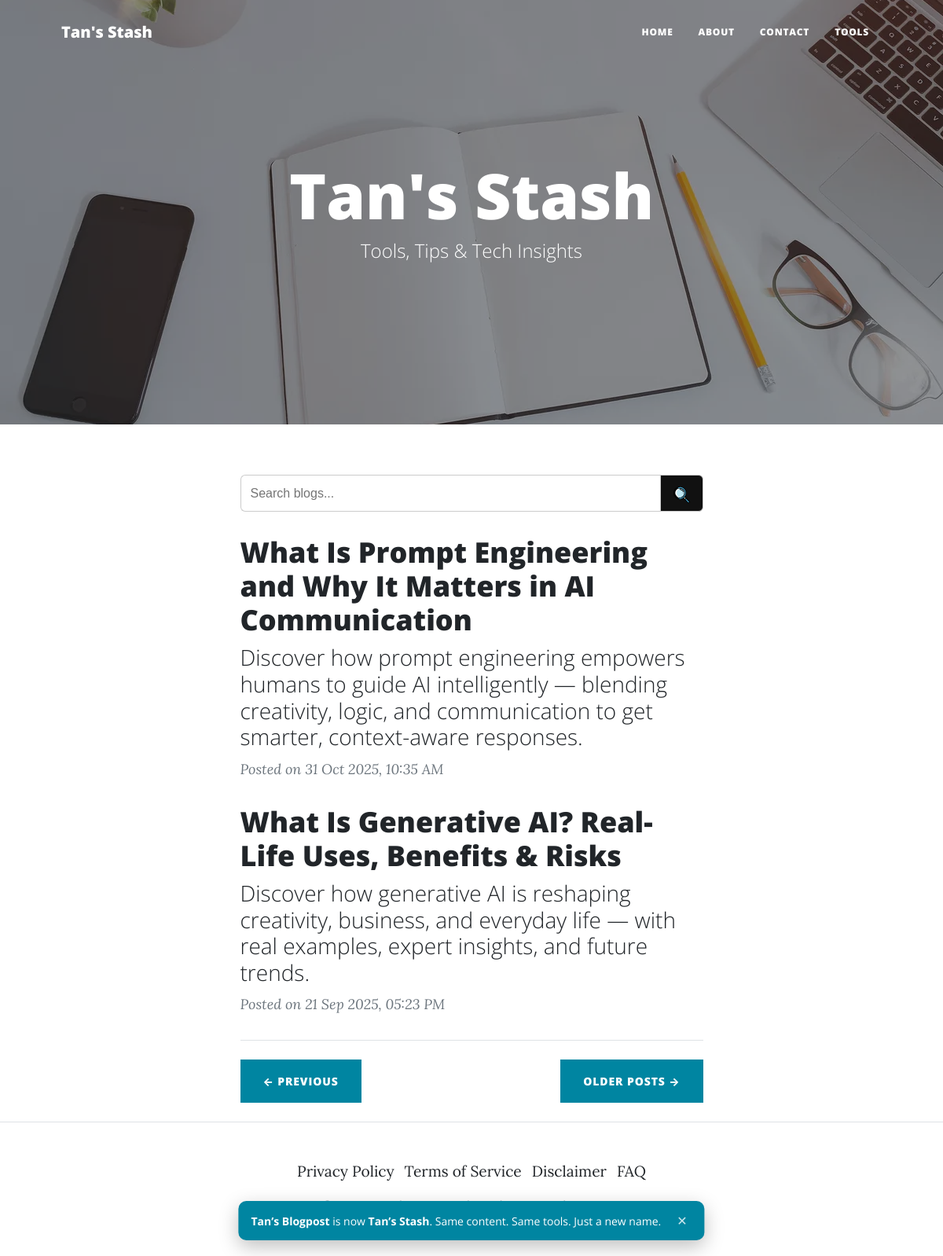
The page / on the database its author committed.
### src/models/post_model.py (models this page shows, shortened)
class Post(Base):
    __tablename__ = "posts"
    sno = Column(Integer, primary_key=True, index=True)
    title = Column(String(255), nullable=False)
    slug = Column(String(255), unique=True, nullable=False)
    content = Column(Text, nullable=False)
    tag_line = Column(String(255), nullable=False)
    description = Column(String(500), nullable=False, default="Tan's Stash")
    date = Column(DateTime(timezone=True), default=lambda: datetime.now(timezone.utc))
    last_modified = Column(DateTime(timezone=True), nullable=True)
    img_file = Column(String(120), nullable=True)

### src/routers/pages/home.py (the view)
@router.get("/", response_class=HTMLResponse, name="home")
async def home(
    request: Request,
    db: db_dependency,
    page: int = Query(1, ge=1),
):
    if db is None:
        flash(request, "Database is currently unavailable.", "danger")
        context = get_global_context(request)
        context.update({
            "request": request,
            "params": params,
            "posts": [],
            "prev": "#",
            "next": "#",
        })
        return templates.TemplateResponse(
            "index.html",
            context,
            status_code=status.HTTP_500_INTERNAL_SERVER_ERROR,
        )
    try:
        per_page = POSTS_PER_PAGE
        skip = (page - 1) * per_page
        total = db.query(Post).count()
        posts = (
            db.query(Post)
            .order_by(Post.date.desc())
            .offset(skip)
            .limit(per_page)
            .all()
        )
        total_pages = ceil(total / per_page)
        prev_page = (
            str(request.url_for("home")) + f"?page={page - 1}"
            if page > 1
            else "#"
        )
        next_page = (
            str(request.url_for("home")) + f"?page={page + 1}"
            if page < total_pages
            else "#"
        )
        return templates.TemplateResponse(
            "index.html",
            {
                "params": params,
                "request": request,
                "posts": posts,
                "prev": prev_page,
                "next": next_page,
            },
        )
    except Exception:
        flash(request, "Something went wrong. Please visit again later.", "danger")
        context = get_global_context(request)
        context.update({
            "request": request,
            "params": params,
            "posts": [],
            "prev": "#",
            "next": "#",
        })
        return templates.TemplateResponse(
            "index.html",
            context,
            status_code=status.HTTP_500_INTERNAL_SERVER_ERROR,
        )

### src/templates/index.html (shortened to what this page needs)
{% extends "layout.html" %}
{% set fname = 'assets/img/home-bg' %}
{% block page_style %}
    {{ request.url_for('static', path='css/index.css') }}
{% endblock %}
{% block body %}
<header class="masthead">
    <picture>
        <source
            srcset="
                {{ request.url_for('static', path=fname + '-400.webp') }} 400w,
                {{ request.url_for('static', path=fname + '-800.webp') }} 800w,
                {{ request.url_for('static', path=fname + '-1200.webp') }} 1200w"
            sizes="100vw"
            type="image/webp">
        <source
            srcset="
                {{ request.url_for('static', path=fname + '-400.jpg') }} 400w,
                {{ request.url_for('static', path=fname + '-800.jpg') }} 800w,
                {{ request.url_for('static', path=fname + '-1200.jpg') }} 1200w"
            sizes="100vw"
            type="image/jpeg">
        <img
            src="{{ request.url_for('static', path=fname + '-800.jpg') }}"
            sizes="100vw"
            alt="home-page-banner"
            class="header-img"
            fetchpriority="high"
            decoding="async"
            loading="eager">
    </picture>
    <div class="container position-relative px-4 px-lg-5">
        <div class="row gx-4 gx-lg-5 justify-content-center">
            <div class="col-md-10 col-lg-8 col-xl-7">
                <div class="site-heading">
                    <h1>{{ params['website_name'] }}</h1>
                    <h2 class="subheading">Tools, Tips & Tech Insights</h2>
                </div>
            </div>
        </div>
    </div>
</header>
<div class="container px-4 px-lg-5">
    <div class="row gx-4 gx-lg-5 justify-content-center">
        <div class="col-md-10 col-lg-8 col-xl-7">
            {% include "components/SearchBar.html" %}
            {% for post in posts %}
            <div class="post-preview">
                <a href="/blog/{{post.slug}}">
                    <h2 class="post-title">{{ post.title }}</h2>
                    <h3 class="post-subtitle">{{ post.tag_line }}</h3>
                </a>
                <p class="post-meta">
                    Posted on {{ post.date | human_date }}
                </p>
            </div>
            {% endfor %}
            <hr class="my-4" />
            <div class="d-flex justify-content-between mb-4">
                {% if prev %}
                <a class="btn btn-primary text-uppercase" href="{{ prev }}">← Previous</a>
                {% endif %}
                {% if next %}
                <a class="btn btn-primary text-uppercase" href="{{ next }}">Older Posts →</a>
                {% endif %}
            </div>
        </div>
    </div>
</div>
{% endblock %}

### src/templates/layout.html (shortened to what this page needs)
<!DOCTYPE html>
<html lang="en">
<head>
    <link rel="preload" href="https://use.fontawesome.com/releases/v6.1.0/css/all.css"
      as="style" onload="this.onload=null;this.rel='stylesheet'">
    <link href="{% block page_style %}{% endblock page_style %}" rel="stylesheet" />
</head>
<body>
    <nav class="navbar navbar-expand-lg navbar-light" id="mainNav">
        <div class="container px-4 px-lg-5">
            <a class="navbar-brand" href="/">{{params["website_name"]}}</a>
            <div class="collapse navbar-collapse" id="navbarResponsive">
                <ul class="navbar-nav ms-auto py-4 py-lg-0">
                    <li class="nav-item"><a class="nav-link px-lg-3 py-3 py-lg-4" href="/">Home</a></li>
                    <li class="nav-item"><a class="nav-link px-lg-3 py-3 py-lg-4" href="/about">About</a></li>
                    <li class="nav-item"><a class="nav-link px-lg-3 py-3 py-lg-4" href="/contact">Contact</a></li>
                    <li class="nav-item"><a class="nav-link px-lg-3 py-3 py-lg-4" href="/tools">Tools</a></li>
                </ul>
            </div>
        </div>
    </nav>
    {% block rebrand_notice %}
        {% include "notifications/rebrandBanner.html" %}
    {% endblock %}
    {% block body %}{% endblock %}
    <footer class="border-top">
        <div class="container px-4 px-lg-5">
            <div class="row gx-4 gx-lg-5 justify-content-center">
                <div class="col-md-10 col-lg-8 col-xl-7">
                    <ul class="list-inline text-center text-responsive">
                        <li class="list-inline-item">
                            <a href="/privacy" target="_blank" rel="noopener noreferrer" aria-label="Privacy Policy">Privacy Policy</a>
                        </li>
                        <li class="list-inline-item text-responsive">
                            <a href="/terms" target="_blank" rel="noopener noreferrer" aria-label="Terms of Service">Terms of Service</a>
                        </li>
                        <li class="list-inline-item text-responsive">
                            <a href="/disclaimer" target="_blank" rel="noopener noreferrer" aria-label="Disclaimer">Disclaimer</a>
                        </li>
                        <li class="list-inline-item text-responsive">
                            <a href="/faq" target="_blank" rel="noopener noreferrer" aria-label="FAQ">FAQ</a>
                        </li>
                    </ul>
                    <div id="copy-right-label" class="small text-center text-muted fst-italic text-responsive">
                    </div>
                </div>
            </div>
        </div>
    </footer>
</body>
</html>

### src/templates/notifications/rebrandBanner.html (shortened to what this page needs)
<div id="rebrand-banner" style="display:none;">
  <span>
    <strong>Tan’s Blogpost</strong> is now <strong>Tan’s Stash</strong>.
    Same content. Same tools. Just a new name.
  </span>
  <button id="rebrand-close" aria-label="Dismiss notification">✕</button>
</div>

### src/templates/components/SearchBar.html
<link rel="stylesheet" href="{{ url_for('static', path='css/SearchBar.css') }}">
<form class="search-form" method="get" action="{{ url_for('search_page') }}">
    <input
        type="search"
        name="q"
        placeholder="Search blogs..."
        value="{{ request.query_params.get('q', '') }}"
        aria-label="Search blog posts"
        required
    >
    <button class="search-btn" type="submit" aria-label="Search">
        <img
        src="{{ url_for('static', path='/assets/icons/search.svg') }}"
        alt="search-button"
        class="icon"
        >
    </button>
</form>

### src/static/css/SearchBar.css (style rules this page uses)
.search-form { display: flex; margin: 1rem auto; }
.search-form input { flex: 1; padding: 10px 12px; font-size: 16px; border: 1px solid #ccc; border-right: none; border-radius: 6px 0 0 6px; outline: none; }
.search-btn { padding: 10px 16px; font-size: 16px; border: 1px solid #ccc; background: #111; color: #fff; cursor: pointer; border-radius: 0 6px 6px 0; }
.icon { width: 1.3rem; height: 1.3rem; display: inline-block; pointer-events: none; }

### src/templates/notifications/rebrandBanner.html (style rules this page uses)
#rebrand-banner { font-family: "Open Sans", -apple-system, BlinkMacSystemFont, "Segoe UI", Roboto, "Helvetica Neue", Arial, sans-serif, "Apple Color Emoji", "Segoe UI Emoji", "Segoe UI Symbol", "Noto Color Emoji"; position: fixed; bottom: 20px; left: 50%; transform: translateX(-50%); background: #0085a1 ; color: #fff; padding: 12px 16px; border-radius: 10px; display: flex; align-items: center; gap: 14px; font-size: 14px; z-index: 9999; box-shadow: 0 8px 24px rgba(0, 0, 0, 0.25); max-width: 90%; }
#rebrand-banner button { background: none; border: none; color: #fff; font-size: 16px; cursor: pointer; opacity: 0.8; }

### rows shown on the page
Post: title "What Is Prompt Engineering and Why It Matters in AI Communication", tag_line "Discover how prompt engineering empowers humans to guide AI intelligently — blending creativity, logic, and communication to get smarter, context-aware responses.", date|human_date "31 Oct 2025, 10:35 AM"
Post: title "What Is Generative AI? Real-Life Uses, Benefits & Risks", tag_line "Discover how generative AI is reshaping creativity, business, and everyday life — with real examples, expert insights, and future trends.", date|human_date "21 Sep 2025, 05:23 PM"

### other values the page prints
{{ params["website_name"] }} "Tan's Stash"
{{ params['website_name'] }} "Tan's Stash"
